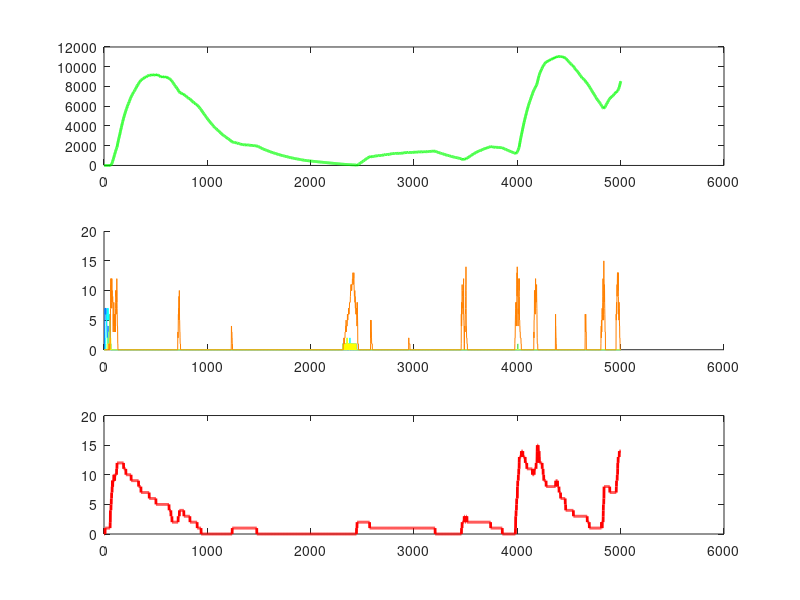

MATLAB code to generate this figure:
%base Gillespie Algorithm for general purpose simulations.

clear all
close all
rand('state',sum(100*clock)); %#ok<RAND>

%Parameters
kON = .005; %burst on
kOFF = 1/20; %burst off
kM = 120.98/60;%.87/60;%120.98/60; %transcription
kS = 1.5/60; %splicing 
kP = 270/60; %translation
gammams = .173/60; %mRNAdecay (of spliced)
gammam = 0;%.173/60; %mRNAdecay (unspliced)
gammap = .173/60; %protein decay from Wen Thesis

kR1f = 1.91; %one rev binding to mRNA for 1 bound
kR1r = log(2)/(4.95); %one rev unbinding to mRNA for 0 bound
kR2f = 1.01; %one rev binding to mRNA for 2 bound
kR2r = log(2)/(3.15); %one rev unbinding to mRNA for 1 bound
kR3f = 1.73; %one rev binding to mRNA for 3 bound
kR3r = log(2)/(3.64); %one rev unbinding to mRNA for 2 bound
kR4f = 1.59; %one rev binding to mRNA for 4 bound
kR4r = log(2)/(3.30); %one rev unbinding to mRNA for 3 bound

% kR1f = 1.91*60; %one rev binding to mRNA for 1 bound
% kR1r = log(2)/(4.95/60); %one rev unbinding to mRNA for 0 bound
% kR2f = 1.01*60; %one rev binding to mRNA for 2 bound
% kR2r = log(2)/(3.15/60); %one rev unbinding to mRNA for 1 bound
% kR3f = 1.73*60; %one rev binding to mRNA for 3 bound
% kR3r = log(2)/(3.64/60); %one rev unbinding to mRNA for 2 bound
% kR4f = 1.59*60; %one rev binding to mRNA for 4 bound
% kR4r = log(2)/(3.30/60); %one rev unbinding to mRNA for 3 bound

kexport = 14.4/60; %export of mRNA and bound rev molecules value from Wen Thesis


tMax = 5000;
dt = 1;
tspan = 0:dt:tMax;
tspan2 = length(tspan);

%GeneON GeneOFF mRNA mRNAs Protein mRNA1R mRNA2R mRNA3R mRNA4R

x0 = [0,1,0,0,0,0,0,0,0,0];


RxnMatrix = [ 1 -1  0  0  0  0  0  0  0  0; %Burst ON
             -1  1  0  0  0  0  0  0  0  0; %Burst OFF
              0  0  1  0  0  0  0  0  0  0; %transcription
              0  0 -1  1  0  0  0  0  0  0; %splice
              0  0  0  0  1  0  0  0  0  0; %translation
              0  0  0 -1  0  0  0  0  0  0;%mRNAs decay
              0  0  0  0 -1  0  0  0  0  0;%protein decay
              0  0 -1  0 -1  1  0  0  0  0;%Rev1 forward
              0  0  0  0  1 -1  0  0  0  0;%Rev1 back
              0  0  0  1  1 -1  0  0  0  0;%Rev1 splice
              0  0  0  0 -1 -1  1  0  0  0;%Rev2 forward
              0  0  0  0  1  1 -1  0  0  0;%Rev2 back
              0  0  0  1  2  0 -1  0  0  0;%Rev2 splice
              0  0  0  0 -1  0 -1  1  0  0;%Rev3 forward
              0  0  0  0  1  0  1 -1  0  0;%Rev3 back
              0  0  0  1  3  0  0 -1  0  0;%Rev3 splice
              0  0  0  0 -1  0  0 -1  1  0;%Rev4 forward
              0  0  0  0  1  0  0  1 -1  0;%Rev4 back
              0  0  0  1  4  0  0  0 -1  0;%Rev4 splice
              0  0  0  0  0  0  0  0 -1  1;%export
              0  0 -1  0  0  0  0  0  0  0;%mRNAu decay
              0  0  0  0  0 -1  0  0  0  0;%Rev1 decay
              0  0  0  0  0  0 -1  0  0  0;%Rev2 decay
              0  0  0  0  0  0  0 -1  0  0;%Rev3 decay
              0  0  0  0  0  0  0  0 -1  0];%Rev4 decay


p = 1;
Onflag = x0(3);
mRNAperBurst = zeros(100000,1);

NumSpecies = size(RxnMatrix, 2);
RxnCount = 1;
T = 0; %Time
Ttrack = zeros(length(tspan), 1); %Time tracking
X = zeros(length(tspan), NumSpecies); %Species number tracking
X(1,:)   = x0;
xCurrent = x0;
RecordTime = dt; %Recording time
RecordCount = 2;
OnTrack = 0;
count = 1;
displayTime = 0;

%%%%%%%%%%%%%%%%%%%%%%
%Gillespie Simulation%
%%%%%%%%%%%%%%%%%%%%%%

while T <= tMax
    if T > displayTime
        disp(T)
        displayTime = displayTime + 10;
    end

    x = xCurrent;
    mRNA    = x(3);
    rev = x(5);
    StateON = x(1);
    StateOFF = x(2);
    mRNAs = x(4);
    rev1 = x(6);
    rev2 = x(7);
    rev3 = x(8);
    rev4 = x(9);

    % Calculate reaction propensities
    a = [kON*StateOFF;%Burst ON
        kOFF*StateON;           %Burst OFF
        StateON*kM; %transcription
              mRNA*kS; %splice
              mRNAs*kP; %translation
             mRNAs*gammams;%mRNA decay
              rev*gammap;%protein decay
              mRNA*rev*kR1f;%Rev1 forward
              rev1*kR1r;%Rev1 back
              rev1*kS;%Rev1 splice
              rev1*rev*kR2f;%Rev2 forward
              rev2*kR2r;%Rev2 back
              rev2*kS;%Rev2 splice
              rev2*rev*kR3f;%Rev3 forward
              rev3*kR3r;%Rev3 back
              rev3*kS;%Rev3 splice
              rev3*rev*kR4f;%Rev4 forward
              rev4*kR4r;%Rev4 back
              rev4*kS;%Rev4 splice
              rev4*kexport;%export
              mRNA*gammam;%mRNAu decay
              rev1*gammam;%rev1 decay
              rev2*gammam;%rev2 decay
              rev3*gammam;%rev3 decay
              rev4*gammam];%rev4 decay
              
    % Compute tau and mu using random variables
    a0 = sum(a);
    r = rand(1,2);
    %tau = -log(r(1))/a0;
    tau = (1/a0)*log(1/r(1));

    %Store information if at time
    if T + tau > RecordTime
        X(RecordCount,:) = xCurrent;

        RecordCount = RecordCount + 1;
        RecordTime = RecordTime + dt;

    end
    %[~, mu] = histc(r(2)*a0, [0;cumsum(a(:))]);
    mu  = find((cumsum(a) >= r(2)*a0),1,'first');

    %find the next change in state before tau
    T   = T  + tau;
    xCurrent = xCurrent + RxnMatrix(mu,:);

end


% Record output
 X(RecordCount,:) = xCurrent;

% Record output
count = count - 1;
mRNAData = X(1:tMax/dt,1);
ProteinData = X(1:tMax/dt,2);

%%
%plotting
subplot(3,1,1);
plot(X(:,5),'g','linewidth',2)
subplot(3,1,2);
hold on
c = colormap(jet(5));
plot(X(:,3),'color',c(1,:))
plot(X(:,6),'color',c(2,:))
plot(X(:,7),'color',c(3,:))
plot(X(:,8),'color',c(4,:))
plot(X(:,9),'color',c(5,:))
subplot(3,1,3);
plot(X(:,4),'r','linewidth',2)
saveas(gcf,'tracesTAT.jpg')